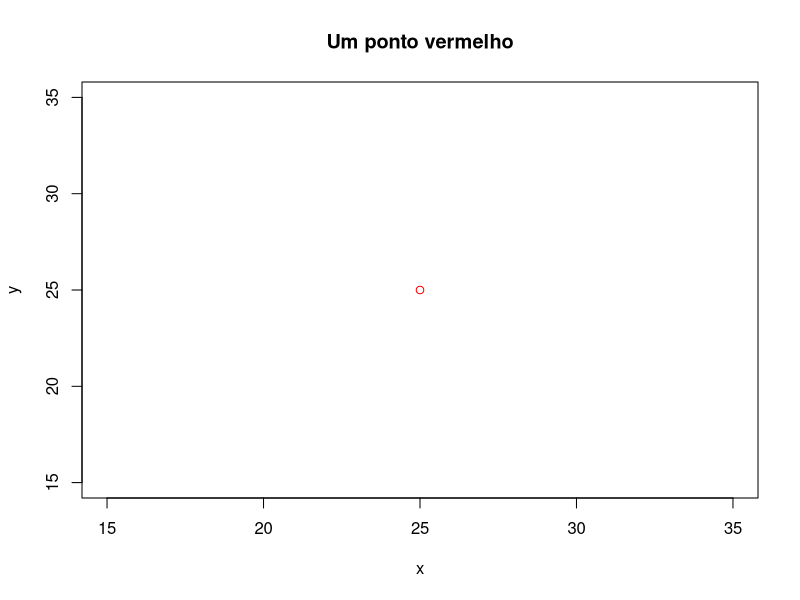

Write the R code that produced this figure.
## ---- chunk 1
knitr::include_url("http://www.r-project.org/")
## ---- chunk 2
# As quatro operações matemáticas básicas:
2 + 3 # soma
5* 5 # multiplicação
25/5 # divisão 
5 -3 # subtração

# Três operações matemáticas úteis:
2^2      # Potenciação (ou exponenciação)
log(4)   # Função logarítmica
sqrt(25) # Raiz quadrada
## ---- chunk 3
# No RStudio, ponha o cursor sobre o nome da função e pressione 'F1' para ver a 
# sua página de ajuda.
plot(x = 25, y = 25, col = "red", main = "Um ponto vermelho", xlab = "x", ylab = "y")
## ---- chunk 4
knitr::include_url("https://pt.wikipedia.org/wiki/Linguagem")
## ---- chunk 5
knitr::include_url("https://pt.wikipedia.org/wiki/Linguagem_de_programa%C3%A7%C3%A3o")
## ---- chunk 6
# Algumas palavras reservadas do pacote ‘base’
# if
# else
# etc
## ---- chunk 7
# Uso da palavra reservada NULL para identificar um objeto e na construção de um comando.
# Uso incorreto
# TRUE <- c(1, 2)

# Uso correto
# dados <- read.table(“dados.csv”, sep = ”;”, head = TRUE)
# dados
## ---- chunk 8
# Utilização das palavras-chave dados (identificadora de um objeto definido pelo
# usuário) e `read.table` (identificadora de uma função já definida na linguagem
# de programação).
# dados <- read.table(“dados.csv”, sep = ”;”, head = TRUE)
# dados
## ---- chunk 9
# Primeiro definimos os objetos
a <- 1:5
b <- c(2, 4, 3, 5, 7)
a
b
## ---- chunk 10
modelo_linear <- lm(a ~ b)
modelo_linear
